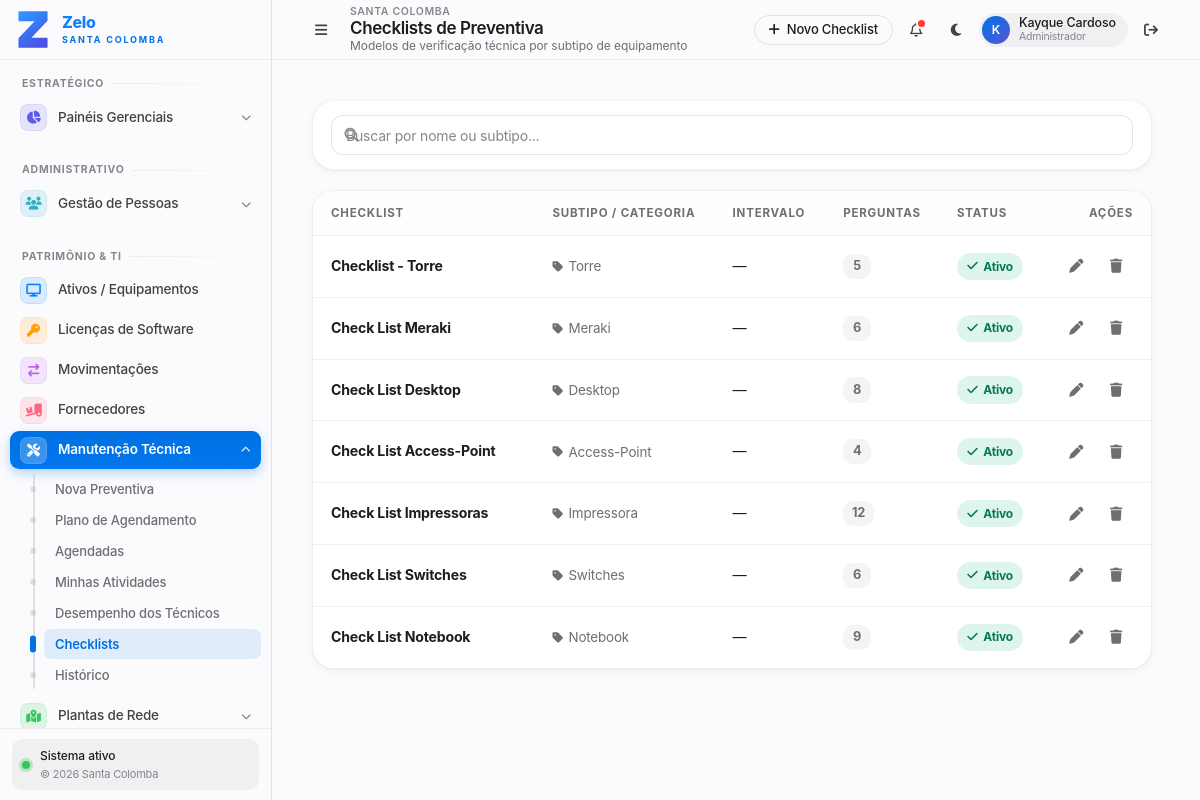
The app's page /preventiva/checklists/ (signed in) with its own data.
### ProjetoEstoque/models.py (models this page shows, shortened)
class AuditModel(models.Model):
    criado_por = models.ForeignKey(User, related_name="%(class)s_criador", on_delete=models.SET_NULL, null=True, blank=True)
    atualizado_por = models.ForeignKey(User, related_name="%(class)s_atualizador", on_delete=models.SET_NULL, null=True, blank=True)
    created_at = models.DateTimeField(auto_now_add=True)
    updated_at = models.DateTimeField(auto_now=True)
    class Meta:
        abstract = True

class CheckListModelo(AuditModel):
    nome = models.CharField(max_length=120)
    ativo = models.CharField(max_length=3, choices=SimNaoChoices.choices, default=SimNaoChoices.SIM)
    subtipo = models.ForeignKey(Subtipo, on_delete=models.SET_NULL, null=True, blank=True,
                                help_text="Opcional: restringe este checklist a um subtipo de item.")
    intervalo_dias = models.PositiveIntegerField(default=0, help_text="Periodicidade padrão (dias). 0 = sem programação.")
    class Meta:
        ordering = ["nome"]
        verbose_name = "Modelo de Checklist"
        verbose_name_plural = "Modelos de Checklist"

class Subtipo(AuditModel):
    nome = models.CharField(max_length=100)
    alocado = models.CharField(max_length=3, choices=SimNaoChoices.choices)
    categoria = models.ForeignKey(Categoria, on_delete=models.CASCADE)

### ProjetoEstoque/views/preventivas.py (the view)
# urls.py: path("preventiva/checklists/", views.checklist_list, name="checklist_list"),
@login_required
def checklist_list(request):
    q = (request.GET.get("q") or "").strip()
    qs = (
        CheckListModelo.objects
        .select_related("subtipo", "subtipo__categoria")
        .annotate(perguntas_count=Count("perguntas"))
        .order_by("-created_at", "nome")
    )
    if q:
        qs = qs.filter(
            Q(nome__icontains=q)
            | Q(subtipo__nome__icontains=q)
            | Q(subtipo__categoria__nome__icontains=q)
        )
    paginator = Paginator(qs, 12)
    page_obj = paginator.get_page(request.GET.get("page"))
    context = {
        "page_obj": page_obj,
        "q": q,
        "total": qs.count(),
    }
    return render(request, "front/preventivas/checklist_list.html", context)

### ProjetoEstoque/templates/front/preventivas/checklist_list.html (shortened to what this page needs)
{% extends 'base.html' %}
{% block page_title %}Checklists de Preventiva{% endblock %}
{% block page_subtitle %}Modelos de verificação técnica por subtipo de equipamento{% endblock %}
{% block header_actions %}
  <a href="{% url 'checklist_create' %}" class="btn btn-sm btn-primary">
    <i class="fa fa-plus" aria-hidden="true"></i> Novo Checklist
  </a>
{% endblock %}
{% block content %}
<div class="cl-list-page">
  <div class="cl-toolbar">
    <form id="searchForm" method="get" class="cl-search-wrap" autocomplete="off">
      <input id="q-input" type="text" name="q" class="cl-search-input"
             placeholder="Buscar por nome ou subtipo..." value="{{ q|default:'' }}">
    </form>
  </div>
  <div class="cl-table-card">
    <div class="cl-table-wrap">
      <table class="cl-table">
        <thead>
          <tr>
            <th style="width:35%">Checklist</th>
            <th style="width:22%">Subtipo / Categoria</th>
            <th style="width:14%">Intervalo</th>
            <th style="width:10%">Perguntas</th>
            <th style="width:10%">Status</th>
            <th style="width:9%;text-align:right">Ações</th>
          </tr>
        </thead>
        <tbody>
          {% for c in page_obj %}
            <tr>
              <td>
                <strong>{{ c.nome }}</strong>
              </td>
              <td>
                {% if c.subtipo %}
                  <span class="cl-subtipo">
                    <i class="fa fa-tag" aria-hidden="true" style="font-size:.75rem;"></i>
                    {{ c.subtipo.nome }}
                  </span>
                {% else %}
                  <span style="color:var(--separator-strong,rgba(0,0,0,.18))">—</span>
                {% endif %}
              </td>
              <td>{{ c.intervalo_dias|default:"—" }}{% if c.intervalo_dias %} dias{% endif %}</td>
              <td><span class="cl-count-pill">{{ c.perguntas_count }}</span></td>
              <td>
                {% if c.ativo %}
                  <span class="cl-badge cl-badge-active"><i class="fa fa-check" aria-hidden="true"></i> Ativo</span>
                {% else %}
                  <span class="cl-badge cl-badge-inactive">Inativo</span>
                {% endif %}
              </td>
              <td>
                <div class="cl-action-group">
                  <a href="{% url 'checklist_form' c.pk %}" class="cl-icon-btn" title="Editar" aria-label="Editar {{ c.nome }}">
                    <i class="fa fa-pen" aria-hidden="true"></i>
                  </a>
                  <button type="button" class="cl-icon-btn danger" title="Excluir"
                          aria-label="Excluir {{ c.nome }}"
                          onclick="clOpenDeleteModal('{{ c.pk }}', '{{ c.nome|escapejs }}')">
                    <i class="fa fa-trash" aria-hidden="true"></i>
                  </button>
                </div>
              </td>
            </tr>
          {% endfor %}
        </tbody>
      </table>
    </div>
  </div>
</div>
{% endblock %}

### ProjetoEstoque/templates/base.html (shortened to what this page needs)
{% load static %}
<!DOCTYPE html>
<html lang="pt-br">
<head>
  <link rel="stylesheet" href="https://cdnjs.cloudflare.com/ajax/libs/font-awesome/6.5.2/css/all.min.css">
</head>
<body class="theme-light">
  <div class="app-shell" id="appShell">
    <aside class="sidebar" id="sidebar" aria-label="Menu lateral principal">
      <div class="sidebar-brand">
        <a href="{% url 'dashboard' %}" class="brand-mark" aria-label="Zelo — ir para o dashboard">
          <img src="{% static 'img/zelo-mark.svg' %}" alt="Zelo" class="brand-logo">
        </a>
        <div class="brand-copy">
          <span class="brand-title">Zelo</span>
          <span class="brand-subtitle">Santa Colomba</span>
        </div>
      </div>
      <nav class="sidebar-nav" aria-label="Navegação do sistema">
        <section class="nav-section" aria-labelledby="nav-estrategico">
          <div class="nav-label" id="nav-estrategico">Estratégico</div>
          <div class="nav-group">
            <button
              type="button"
              class="nav-button "
              data-submenu-target="sub-dash"
              aria-expanded="false"
              aria-controls="sub-dash"
              title="Painéis gerenciais"
              style="--ic:#5e5ce6">
              <i class="fa-solid fa-chart-pie nav-icon" aria-hidden="true"></i>
              <span class="nav-text">Painéis Gerenciais</span>
              <i class="fa-solid fa-chevron-down nav-arrow" aria-hidden="true"></i>
            </button>
            <div class="submenu" id="sub-dash">
              <div class="submenu-inner">
                <a href="{% url 'alertas_dashboard' %}" class="sub-link {% if request.resolver_match.url_name == 'alertas_dashboard' %}is-active{% endif %}">Alertas</a>
              </div>
            </div>
          </div>
        </section>
        <section class="nav-section" aria-labelledby="nav-administrativo">
          <div class="nav-label" id="nav-administrativo">Administrativo</div>
          <div class="nav-group">
            <button
              type="button"
              class="nav-button {% if 'usuario' in request.resolver_match.url_name or 'centrocusto' in request.resolver_match.url_name %}is-active{% endif %}"
              data-submenu-target="sub-pessoas"
              aria-expanded="false"
              aria-controls="sub-pessoas"
              title="Gestão de pessoas"
              style="--ic:#30b0c7">
              <i class="fa-solid fa-users nav-icon" aria-hidden="true"></i>
              <span class="nav-text">Gestão de Pessoas</span>
              <i class="fa-solid fa-chevron-down nav-arrow" aria-hidden="true"></i>
            </button>
            <div class="submenu" id="sub-pessoas">
              <div class="submenu-inner">
                <a href="{% url 'usuario_list' %}" class="sub-link {% if 'usuario' in request.resolver_match.url_name and 'hierarquia' not in request.resolver_match.url_name %}is-active{% endif %}">Colaboradores</a>
              </div>
            </div>
          </div>
        </section>
        <section class="nav-section" aria-labelledby="nav-patrimonio">
          <div class="nav-label" id="nav-patrimonio">Patrimônio & TI</div>
          <a href="{% url 'equipamentos_list' %}" class="nav-item {% if 'equipamento' in request.resolver_match.url_name %}is-active{% endif %}" title="Ativos e equipamentos" style="--ic:#0a84ff">
            <i class="fa-solid fa-display nav-icon" aria-hidden="true"></i>
            <span class="nav-text">Ativos / Equipamentos</span>
          </a>
          <a href="{% url 'licenca_list' %}" class="nav-item " title="Licenças de software" style="--ic:#ff9f0a">
            <i class="fa-solid fa-key nav-icon" aria-hidden="true"></i>
            <span class="nav-text">Licenças de Software</span>
          </a>
          <a href="{% url 'movimentacao_list' %}" class="nav-item {% if 'movimentacao' in request.resolver_match.url_name %}is-active{% endif %}" title="Movimentações" style="--ic:#bf5af2">
            <i class="fa-solid fa-arrow-right-arrow-left nav-icon" aria-hidden="true"></i>
            <span class="nav-text">Movimentações</span>
          </a>
          <a href="{% url 'fornecedor_list' %}" class="nav-item {% if 'fornecedor' in request.resolver_match.url_name %}is-active{% endif %}" title="Fornecedores" style="--ic:#ff6482">
            <i class="fa-solid fa-truck-ramp-box nav-icon" aria-hidden="true"></i>
            <span class="nav-text">Fornecedores</span>
          </a>
          <div class="nav-group">
            <button
              type="button"
              class="nav-button {% if 'preventiva' in request.resolver_match.url_name and 'dashboard' not in request.resolver_match.url_name or request.resolver_match.url_name == 'checklist_list' or request.resolver_match.url_name == 'minhas_atividades' or request.resolver_match.url_name == 'tecnico_desempenho' %}is-active{% endif %}"
              data-submenu-target="sub-manutencao"
              aria-expanded="false"
              aria-controls="sub-manutencao"
              title="Manutenção técnica"
              style="--ic:#ff9500">
              <i class="fa-solid fa-screwdriver-wrench nav-icon" aria-hidden="true"></i>
              <span class="nav-text">Manutenção Técnica</span>
              <i class="fa-solid fa-chevron-down nav-arrow" aria-hidden="true"></i>
            </button>
            <div class="submenu" id="sub-manutencao">
              <div class="submenu-inner">
                <a href="{% url 'preventiva_start' %}" class="sub-link {% if request.resolver_match.url_name == 'preventiva_start' %}is-active{% endif %}">Nova Preventiva</a>
                <a href="{% url 'preventiva_plano' %}" class="sub-link {% if request.resolver_match.url_name == 'preventiva_plano' %}is-active{% endif %}">Plano de Agendamento</a>
                <a href="{% url 'preventiva_agendadas' %}" class="sub-link {% if request.resolver_match.url_name == 'preventiva_agendadas' %}is-active{% endif %}">Agendadas</a>
                <a href="{% url 'minhas_atividades' %}" class="sub-link {% if request.resolver_match.url_name == 'minhas_atividades' %}is-active{% endif %}">Minhas Atividades</a>
                <a href="{% url 'tecnico_desempenho' %}" class="sub-link {% if request.resolver_match.url_name == 'tecnico_desempenho' %}is-active{% endif %}">Desempenho dos Técnicos</a>
                <a href="{% url 'checklist_list' %}" class="sub-link {% if request.resolver_match.url_name == 'checklist_list' %}is-active{% endif %}">Checklists</a>
                <a href="{% url 'preventiva_list' %}" class="sub-link {% if request.resolver_match.url_name == 'preventiva_list' %}is-active{% endif %}">Histórico</a>
              </div>
            </div>
          </div>
          {% if request.user.is_staff or request.user.is_superuser %}
          <div class="nav-group">
            <button
              type="button"
              class="nav-button {% if 'planta_' in request.resolver_match.url_name or request.resolver_match.url_name == 'prtg_monitor' or request.resolver_match.url_name == 'monitoracao_relatorio' %}is-active{% endif %}"
              data-submenu-target="sub-plantas"
              aria-expanded="false"
              aria-controls="sub-plantas"
              title="Plantas de infraestrutura" style="--ic:#34c759">
              <i class="fa-solid fa-map-location-dot nav-icon" aria-hidden="true"></i>
              <span class="nav-text">Plantas de Rede</span>
              <i class="fa-solid fa-chevron-down nav-arrow" aria-hidden="true"></i>
            </button>
          </div>
          {% endif %}
        </section>
      </nav>
      <div class="sidebar-footer">
        <div class="system-status" title="Sistema operacional">
          <span class="status-dot" aria-hidden="true"></span>
          <div class="status-copy">
            <span class="status-title">Sistema ativo</span>
            <span class="status-subtitle">© {% now "Y" %} Santa Colomba</span>
          </div>
        </div>
      </div>
    </aside>
    <main class="main-shell">
      <header class="topbar">
        <div class="topbar-left">
          <button
            type="button"
            class="sidebar-toggle"
            id="sidebarToggle"
            aria-label="Abrir ou recolher menu lateral"
            aria-controls="sidebar"
            aria-expanded="false">
            <i class="fa-solid fa-bars" aria-hidden="true"></i>
          </button>
          <div class="topbar-title-group">
            <span class="eyebrow">Santa Colomba</span>
            <h1 class="topbar-title">{% block page_title %}Zelo{% endblock %}</h1>
            <span class="topbar-subtitle">{% block page_subtitle %}Ativos, licenças, movimentações e manutenção{% endblock %}</span>
          </div>
        </div>
        <div class="topbar-actions">
          <div class="quick-actions">
            {% block header_actions %}{% endblock %}
          </div>
          <button type="button" class="icon-button" id="notificationButton" aria-label="Notificações" title="Notificações">
            <i class="fa-regular fa-bell" aria-hidden="true"></i>
            <span class="badge-dot" aria-hidden="true"></span>
          </button>
          <button type="button" class="icon-button" id="themeToggle" aria-label="Alternar entre modo claro e escuro" title="Alternar tema">
            <i class="fa-solid fa-moon" id="themeIcon" aria-hidden="true"></i>
          </button>
          <div class="profile-chip" title="Usuário logado">
            <div class="profile-avatar" aria-hidden="true">
              {{ user.username|default:"U"|slice:":1"|upper }}
            </div>
            <div class="profile-copy">
              <span class="profile-name">{{ user.first_name|default:user.username }}</span>
              <span class="profile-role">Administrador</span>
            </div>
          </div>
          <form method="post" action="{% url 'logout' %}" style="margin:0;padding:0;">
            <button type="submit" class="logout-button" title="Sair do sistema" aria-label="Sair do sistema">
              <i class="fa-solid fa-arrow-right-from-bracket" aria-hidden="true"></i>
            </button>
          </form>
        </div>
      </header>
      <div class="main-scroll" id="mainContent" tabindex="-1">
        <div class="main-container">
          {% block content %}{% endblock %}
        </div>
      </div>
    </main>
  </div>
</body>
</html>

### records on screen
CheckListModelo: nome "Checklist - Torre", subtipo.nome "Torre", intervalo_dias "—", perguntas_count "5", ativo "Ativo"
CheckListModelo: nome "Check List Meraki", subtipo.nome "Meraki", intervalo_dias "—", perguntas_count "6", ativo "Ativo"
CheckListModelo: nome "Check List Desktop", subtipo.nome "Desktop", intervalo_dias "—", perguntas_count "8", ativo "Ativo"
CheckListModelo: nome "Check List Access-Point", subtipo.nome "Access-Point", intervalo_dias "—", perguntas_count "4", ativo "Ativo"
CheckListModelo: nome "Check List Impressoras", subtipo.nome "Impressora", intervalo_dias "—", perguntas_count "12", ativo "Ativo"
CheckListModelo: nome "Check List Switches", subtipo.nome "Switches", intervalo_dias "—", perguntas_count "6", ativo "Ativo"
CheckListModelo: nome "Check List Notebook", subtipo.nome "Notebook", intervalo_dias "—", perguntas_count "9", ativo "Ativo"

### other values on screen
{{ user.username|default:"U"|slice:":1"|upper }} "K"
{{ user.first_name|default:user.username }} "Kayque Cardoso"
